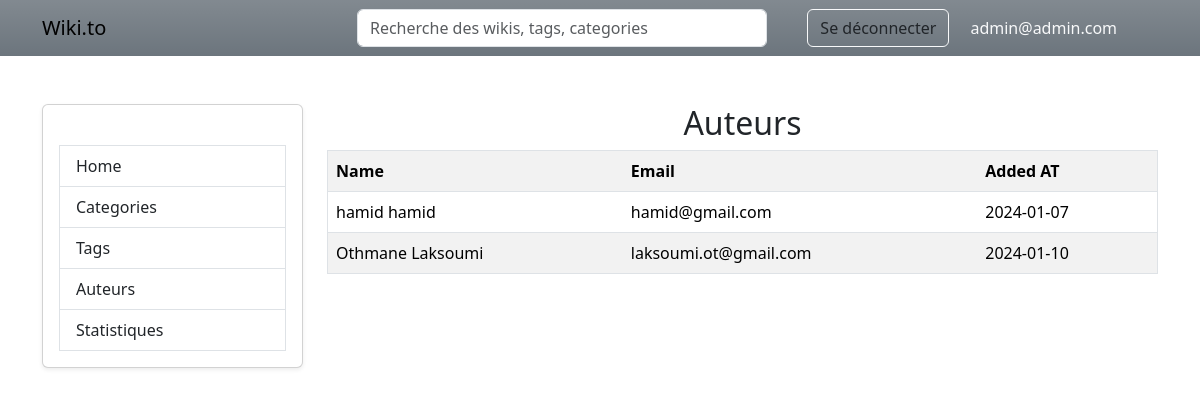
Page /index.php?action=affiche_auteurs (signed in) on the committed database.
### tables this page shows
CREATE TABLE `users` (
  `user_id` int(11) NOT NULL,
  `email` varchar(255) NOT NULL,
  `name` varchar(255) NOT NULL,
  `password` varchar(255) NOT NULL,
  `added_at` date NOT NULL DEFAULT current_timestamp(),
  `role` enum('auteur','admin') NOT NULL DEFAULT 'auteur'
);

### Controllers/AuteursController.php (called while the page is built, shortened)
<?php
class AuteursController {
    public static function affiche_auteur() {
        $userDAO = new UsersDAO();
        $user = $userDAO->get_user_by_email($_SESSION['user']);
        $auteurs = $userDAO->get_all_users();
        include('Views/admin/affiche_auteurs.php');
    }
}
?>

### Models/UsersDAO.php (called while the page is built, shortened)
<?php
class UsersDAO {
    private $db;
    public function __construct(){
        try{
            $conn = new database();
            $this->db = $conn->getConnection();
        }catch(PDOException $exception) {
            echo "Connection error: " . $exception->getMessage();
        }
    }
    public function get_user_by_email($email) {
        $query = "SELECT * FROM `users` WHERE `email` = ?";
        $stmt = $this->db->prepare($query);
        $stmt->execute(array($email));
        $user = $stmt->fetch(PDO::FETCH_ASSOC);
        return new Users($user['user_id'], $user['email'], $user['name'], $user['password'], $user['role'], $user['added_at']);
    }
    public function get_all_users($role = "auteur") {
        $query = "SELECT * FROM `users` WHERE `role` = ?";
        $stmt = $this->db->prepare($query);
        $stmt->execute(array($role));
        $users = $stmt->fetchAll(PDO::FETCH_ASSOC);
        $usersObj = array();
        foreach($users as $user) {
            $usersObj[] = new Users($user['user_id'], $user['email'], $user['name'], $user['password'], $user['role'], $user['added_at']);
        }
        return $usersObj;
    }
}
?>

### Models/database.php (called while the page is built, shortened)
<?php
class database {
    private $db;
    public function __construct() {
        $this->db = new PDO("mysql:host=" . HOST . ";dbname=" . DB_NAME, DB_USER, DB_PASSWORD);
    }
    public function getConnection() {
        return $this->db;
    }
}
?>

### Models/Users.php (called while the page is built, shortened)
<?php
class Users {
    private $email;
    private $name;
    private $role;
    private $added_at;
    public function __construct($id, $email, $name, $password, $role, $added_at){
        $this->email = $email;
        $this->name = $name;
        $this->role = $role;
        $this->added_at = $added_at;
    }
    public function getEmail()
    {
        return $this->email;
    }
    public function getName()
    {
        return $this->name;
    }
    public function getRole()
    {
        return $this->role;
    }
    public function getAdded_at()
    {
        return $this->added_at;
    }
}
?>

### Views/admin/affiche_auteurs.php (the view, shortened to what this page needs)
<?php
if (isset($_SESSION['user']) && $user->getRole() == "admin") {
?>
    <div class="col-md-9">
        <h2 class="text-center">Auteurs</h2>
        <table class="table table-striped border">
            <tr>
                <th>Name</th>
                <th>Email</th>
                <th>Added AT</th>
            </tr>
            <?php foreach ($auteurs as $auteur) : ?>
                <tr>
                    <td>
                        <?= $auteur->getName() ?>
                    </td>
                    <td>
                        <?= $auteur->getEmail() ?>
                    </td>
                    <td>
                        <?= $auteur->getAdded_at() ?>
                    </td>
                </tr>
            <?php endforeach; ?>
        </table>
    </div>
    <?php include('Views/layout.php'); ?>
<?php } else {
    header('location: index.php');
} ?>

### rows in the picture
users: name "hamid hamid", email "hamid@gmail.com", added_at "2024-01-07"
users: name "Othmane Laksoumi", email "laksoumi.ot@gmail.com", added_at "2024-01-10"

### other values in the picture
$_SESSION['user'] "admin@admin.com"
